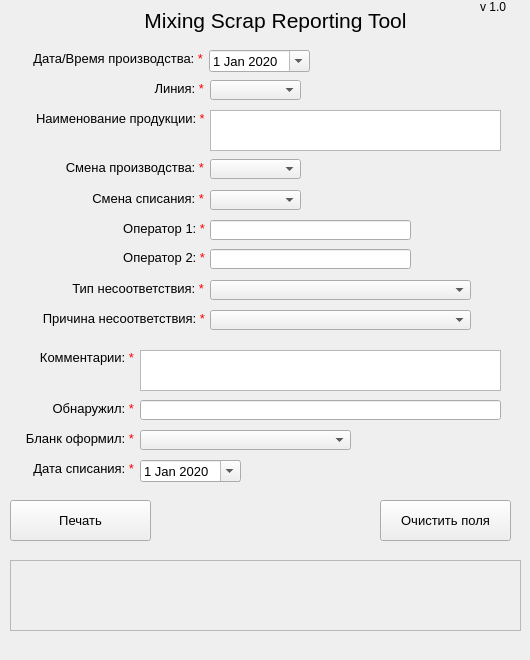
<?xml version="1.0" encoding="UTF-8"?>
<ui version="4.0">
 <class>MainWindow</class>
 <widget class="QMainWindow" name="MainWindow">
  <property name="geometry">
   <rect>
    <x>0</x>
    <y>0</y>
    <width>530</width>
    <height>660</height>
   </rect>
  </property>
  <property name="sizePolicy">
   <sizepolicy hsizetype="Fixed" vsizetype="Fixed">
    <horstretch>0</horstretch>
    <verstretch>0</verstretch>
   </sizepolicy>
  </property>
  <property name="windowTitle">
   <string>Mixing Scrap Report Tool</string>
  </property>
  <widget class="QWidget" name="centralwidget">
   <widget class="QLabel" name="label">
    <property name="geometry">
     <rect>
      <x>140</x>
      <y>0</y>
      <width>271</width>
      <height>41</height>
     </rect>
    </property>
    <property name="font">
     <font>
      <pointsize>16</pointsize>
      <weight>50</weight>
      <bold>false</bold>
     </font>
    </property>
    <property name="layoutDirection">
     <enum>Qt::LeftToRight</enum>
    </property>
    <property name="text">
     <string>Mixing Scrap Reporting Tool</string>
    </property>
    <property name="alignment">
     <set>Qt::AlignCenter</set>
    </property>
   </widget>
   <widget class="QPlainTextEdit" name="plainTextEdit_product_name">
    <property name="geometry">
     <rect>
      <x>210</x>
      <y>110</y>
      <width>291</width>
      <height>41</height>
     </rect>
    </property>
   </widget>
   <widget class="QLabel" name="label_2">
    <property name="geometry">
     <rect>
      <x>480</x>
      <y>0</y>
      <width>47</width>
      <height>13</height>
     </rect>
    </property>
    <property name="text">
     <string>v 1.0</string>
    </property>
   </widget>
   <widget class="QPlainTextEdit" name="plainTextEdit_StatusField">
    <property name="enabled">
     <bool>false</bool>
    </property>
    <property name="geometry">
     <rect>
      <x>10</x>
      <y>560</y>
      <width>511</width>
      <height>71</height>
     </rect>
    </property>
   </widget>
   <widget class="QPushButton" name="pushButton_Print">
    <property name="geometry">
     <rect>
      <x>10</x>
      <y>500</y>
      <width>141</width>
      <height>41</height>
     </rect>
    </property>
    <property name="font">
     <font>
      <pointsize>10</pointsize>
     </font>
    </property>
    <property name="text">
     <string>Печать</string>
    </property>
   </widget>
   <widget class="QPushButton" name="pushButton_ClearFields">
    <property name="geometry">
     <rect>
      <x>380</x>
      <y>500</y>
      <width>131</width>
      <height>41</height>
     </rect>
    </property>
    <property name="font">
     <font>
      <pointsize>10</pointsize>
     </font>
    </property>
    <property name="text">
     <string>Очистить поля</string>
    </property>
   </widget>
   <widget class="QLineEdit" name="lineEdit_operator1">
    <property name="geometry">
     <rect>
      <x>210</x>
      <y>220</y>
      <width>201</width>
      <height>20</height>
     </rect>
    </property>
   </widget>
   <widget class="QLabel" name="label_8">
    <property name="geometry">
     <rect>
      <x>120</x>
      <y>221</y>
      <width>85</width>
      <height>16</height>
     </rect>
    </property>
    <property name="font">
     <font>
      <pointsize>10</pointsize>
     </font>
    </property>
    <property name="text">
     <string>&lt;html&gt;&lt;head/&gt;&lt;body&gt;&lt;p&gt;Оператор 1: &lt;span style=&quot; color:#ff0000;&quot;&gt;*&lt;/span&gt;&lt;/p&gt;&lt;/body&gt;&lt;/html&gt;</string>
    </property>
    <property name="alignment">
     <set>Qt::AlignRight|Qt::AlignTrailing|Qt::AlignVCenter</set>
    </property>
   </widget>
   <widget class="QLabel" name="label_12">
    <property name="geometry">
     <rect>
      <x>39</x>
      <y>350</y>
      <width>95</width>
      <height>16</height>
     </rect>
    </property>
    <property name="font">
     <font>
      <pointsize>10</pointsize>
     </font>
    </property>
    <property name="text">
     <string>&lt;html&gt;&lt;head/&gt;&lt;body&gt;&lt;p&gt;Комментарии: &lt;span style=&quot; color:#ff0000;&quot;&gt;*&lt;/span&gt;&lt;/p&gt;&lt;/body&gt;&lt;/html&gt;</string>
    </property>
    <property name="alignment">
     <set>Qt::AlignRight|Qt::AlignTrailing|Qt::AlignVCenter</set>
    </property>
   </widget>
   <widget class="QPlainTextEdit" name="plainTextEdit_comments">
    <property name="geometry">
     <rect>
      <x>140</x>
      <y>350</y>
      <width>361</width>
      <height>41</height>
     </rect>
    </property>
   </widget>
   <widget class="QLabel" name="label_15">
    <property name="geometry">
     <rect>
      <x>30</x>
      <y>461</y>
      <width>104</width>
      <height>16</height>
     </rect>
    </property>
    <property name="font">
     <font>
      <pointsize>10</pointsize>
     </font>
    </property>
    <property name="text">
     <string>&lt;html&gt;&lt;head/&gt;&lt;body&gt;&lt;p&gt;Дата списания: &lt;span style=&quot; color:#ff0000;&quot;&gt;*&lt;/span&gt;&lt;/p&gt;&lt;/body&gt;&lt;/html&gt;</string>
    </property>
    <property name="alignment">
     <set>Qt::AlignRight|Qt::AlignTrailing|Qt::AlignVCenter</set>
    </property>
   </widget>
   <widget class="QDateEdit" name="dateEdit_writeoff_date">
    <property name="geometry">
     <rect>
      <x>140</x>
      <y>460</y>
      <width>101</width>
      <height>22</height>
     </rect>
    </property>
    <property name="font">
     <font>
      <pointsize>10</pointsize>
     </font>
    </property>
    <property name="dateTime">
     <datetime>
      <hour>0</hour>
      <minute>0</minute>
      <second>0</second>
      <year>2020</year>
      <month>1</month>
      <day>1</day>
     </datetime>
    </property>
    <property name="currentSection">
     <enum>QDateTimeEdit::DaySection</enum>
    </property>
    <property name="calendarPopup">
     <bool>true</bool>
    </property>
   </widget>
   <widget class="QLabel" name="label_10">
    <property name="geometry">
     <rect>
      <x>68</x>
      <y>281</y>
      <width>136</width>
      <height>16</height>
     </rect>
    </property>
    <property name="font">
     <font>
      <pointsize>10</pointsize>
     </font>
    </property>
    <property name="text">
     <string>&lt;html&gt;&lt;head/&gt;&lt;body&gt;&lt;p&gt;Тип несоответствия: &lt;span style=&quot; color:#ff0000;&quot;&gt;*&lt;/span&gt;&lt;/p&gt;&lt;/body&gt;&lt;/html&gt;</string>
    </property>
    <property name="alignment">
     <set>Qt::AlignRight|Qt::AlignTrailing|Qt::AlignVCenter</set>
    </property>
   </widget>
   <widget class="QComboBox" name="comboBox_inconsistency_type">
    <property name="geometry">
     <rect>
      <x>210</x>
      <y>280</y>
      <width>261</width>
      <height>20</height>
     </rect>
    </property>
   </widget>
   <widget class="QLabel" name="label_14">
    <property name="geometry">
     <rect>
      <x>25</x>
      <y>431</y>
      <width>109</width>
      <height>16</height>
     </rect>
    </property>
    <property name="font">
     <font>
      <pointsize>10</pointsize>
     </font>
    </property>
    <property name="text">
     <string>&lt;html&gt;&lt;head/&gt;&lt;body&gt;&lt;p&gt;Бланк оформил: &lt;span style=&quot; color:#ff0000;&quot;&gt;*&lt;/span&gt;&lt;/p&gt;&lt;/body&gt;&lt;/html&gt;</string>
    </property>
    <property name="alignment">
     <set>Qt::AlignRight|Qt::AlignTrailing|Qt::AlignVCenter</set>
    </property>
   </widget>
   <widget class="QComboBox" name="comboBox_blank_author">
    <property name="geometry">
     <rect>
      <x>140</x>
      <y>430</y>
      <width>211</width>
      <height>20</height>
     </rect>
    </property>
   </widget>
   <widget class="QLabel" name="label_13">
    <property name="geometry">
     <rect>
      <x>50</x>
      <y>401</y>
      <width>84</width>
      <height>16</height>
     </rect>
    </property>
    <property name="font">
     <font>
      <pointsize>10</pointsize>
     </font>
    </property>
    <property name="text">
     <string>&lt;html&gt;&lt;head/&gt;&lt;body&gt;&lt;p&gt;Обнаружил: &lt;span style=&quot; color:#ff0000;&quot;&gt;*&lt;/span&gt;&lt;/p&gt;&lt;/body&gt;&lt;/html&gt;</string>
    </property>
    <property name="alignment">
     <set>Qt::AlignRight|Qt::AlignTrailing|Qt::AlignVCenter</set>
    </property>
   </widget>
   <widget class="QLineEdit" name="lineEdit_explorer">
    <property name="geometry">
     <rect>
      <x>140</x>
      <y>400</y>
      <width>361</width>
      <height>20</height>
     </rect>
    </property>
   </widget>
   <widget class="QLabel" name="label_7">
    <property name="geometry">
     <rect>
      <x>92</x>
      <y>191</y>
      <width>112</width>
      <height>16</height>
     </rect>
    </property>
    <property name="font">
     <font>
      <pointsize>10</pointsize>
     </font>
    </property>
    <property name="text">
     <string>&lt;html&gt;&lt;head/&gt;&lt;body&gt;&lt;p&gt;Смена списания: &lt;span style=&quot; color:#ff0000;&quot;&gt;*&lt;/span&gt;&lt;/p&gt;&lt;/body&gt;&lt;/html&gt;</string>
    </property>
    <property name="alignment">
     <set>Qt::AlignRight|Qt::AlignTrailing|Qt::AlignVCenter</set>
    </property>
   </widget>
   <widget class="QComboBox" name="comboBox_writeoff_shift_number">
    <property name="geometry">
     <rect>
      <x>210</x>
      <y>190</y>
      <width>91</width>
      <height>20</height>
     </rect>
    </property>
   </widget>
   <widget class="QLineEdit" name="lineEdit_operator2">
    <property name="geometry">
     <rect>
      <x>210</x>
      <y>249</y>
      <width>201</width>
      <height>20</height>
     </rect>
    </property>
   </widget>
   <widget class="QLabel" name="label_9">
    <property name="geometry">
     <rect>
      <x>120</x>
      <y>250</y>
      <width>85</width>
      <height>16</height>
     </rect>
    </property>
    <property name="font">
     <font>
      <pointsize>10</pointsize>
     </font>
    </property>
    <property name="text">
     <string>&lt;html&gt;&lt;head/&gt;&lt;body&gt;&lt;p&gt;Оператор 2: &lt;span style=&quot; color:#ff0000;&quot;&gt;*&lt;/span&gt;&lt;/p&gt;&lt;/body&gt;&lt;/html&gt;</string>
    </property>
    <property name="alignment">
     <set>Qt::AlignRight|Qt::AlignTrailing|Qt::AlignVCenter</set>
    </property>
   </widget>
   <widget class="QLabel" name="label_4">
    <property name="geometry">
     <rect>
      <x>150</x>
      <y>81</y>
      <width>54</width>
      <height>16</height>
     </rect>
    </property>
    <property name="font">
     <font>
      <pointsize>10</pointsize>
     </font>
    </property>
    <property name="text">
     <string>&lt;html&gt;&lt;head/&gt;&lt;body&gt;&lt;p&gt;Линия: &lt;span style=&quot; color:#ff0000;&quot;&gt;*&lt;/span&gt;&lt;/p&gt;&lt;/body&gt;&lt;/html&gt;</string>
    </property>
    <property name="alignment">
     <set>Qt::AlignRight|Qt::AlignTrailing|Qt::AlignVCenter</set>
    </property>
   </widget>
   <widget class="QComboBox" name="comboBox_line_number">
    <property name="geometry">
     <rect>
      <x>210</x>
      <y>80</y>
      <width>91</width>
      <height>20</height>
     </rect>
    </property>
   </widget>
   <widget class="QLabel" name="label_11">
    <property name="geometry">
     <rect>
      <x>41</x>
      <y>311</y>
      <width>164</width>
      <height>16</height>
     </rect>
    </property>
    <property name="font">
     <font>
      <pointsize>10</pointsize>
     </font>
    </property>
    <property name="text">
     <string>&lt;html&gt;&lt;head/&gt;&lt;body&gt;&lt;p&gt;Причина несоответствия: &lt;span style=&quot; color:#ff0000;&quot;&gt;*&lt;/span&gt;&lt;/p&gt;&lt;/body&gt;&lt;/html&gt;</string>
    </property>
    <property name="alignment">
     <set>Qt::AlignRight|Qt::AlignTrailing|Qt::AlignVCenter</set>
    </property>
   </widget>
   <widget class="QComboBox" name="comboBox_inconsistency_reason">
    <property name="geometry">
     <rect>
      <x>210</x>
      <y>310</y>
      <width>261</width>
      <height>20</height>
     </rect>
    </property>
   </widget>
   <widget class="QLabel" name="label_5">
    <property name="geometry">
     <rect>
      <x>36</x>
      <y>111</y>
      <width>168</width>
      <height>16</height>
     </rect>
    </property>
    <property name="font">
     <font>
      <pointsize>10</pointsize>
     </font>
    </property>
    <property name="text">
     <string>&lt;html&gt;&lt;head/&gt;&lt;body&gt;&lt;p&gt;Наименование продукции: &lt;span style=&quot; color:#ff0000;&quot;&gt;*&lt;/span&gt;&lt;/p&gt;&lt;/body&gt;&lt;/html&gt;</string>
    </property>
    <property name="alignment">
     <set>Qt::AlignRight|Qt::AlignTrailing|Qt::AlignVCenter</set>
    </property>
   </widget>
   <widget class="QComboBox" name="comboBox_shift_number">
    <property name="geometry">
     <rect>
      <x>210</x>
      <y>159</y>
      <width>91</width>
      <height>20</height>
     </rect>
    </property>
   </widget>
   <widget class="QLabel" name="label_6">
    <property name="geometry">
     <rect>
      <x>65</x>
      <y>160</y>
      <width>139</width>
      <height>16</height>
     </rect>
    </property>
    <property name="font">
     <font>
      <pointsize>10</pointsize>
     </font>
    </property>
    <property name="text">
     <string>&lt;html&gt;&lt;head/&gt;&lt;body&gt;&lt;p&gt;Смена производства: &lt;span style=&quot; color:#ff0000;&quot;&gt;*&lt;/span&gt;&lt;/p&gt;&lt;/body&gt;&lt;/html&gt;</string>
    </property>
    <property name="alignment">
     <set>Qt::AlignRight|Qt::AlignTrailing|Qt::AlignVCenter</set>
    </property>
   </widget>
   <widget class="QDateEdit" name="dateEdit_producing_date">
    <property name="geometry">
     <rect>
      <x>209</x>
      <y>50</y>
      <width>101</width>
      <height>22</height>
     </rect>
    </property>
    <property name="font">
     <font>
      <pointsize>10</pointsize>
     </font>
    </property>
    <property name="dateTime">
     <datetime>
      <hour>0</hour>
      <minute>0</minute>
      <second>0</second>
      <year>2020</year>
      <month>1</month>
      <day>1</day>
     </datetime>
    </property>
    <property name="currentSection">
     <enum>QDateTimeEdit::DaySection</enum>
    </property>
    <property name="calendarPopup">
     <bool>true</bool>
    </property>
   </widget>
   <widget class="QLabel" name="label_3">
    <property name="geometry">
     <rect>
      <x>31</x>
      <y>51</y>
      <width>172</width>
      <height>16</height>
     </rect>
    </property>
    <property name="font">
     <font>
      <pointsize>10</pointsize>
     </font>
    </property>
    <property name="text">
     <string>&lt;html&gt;&lt;head/&gt;&lt;body&gt;&lt;p&gt;Дата/Время производства: &lt;span style=&quot; color:#ff0000;&quot;&gt;*&lt;/span&gt;&lt;/p&gt;&lt;/body&gt;&lt;/html&gt;</string>
    </property>
    <property name="alignment">
     <set>Qt::AlignRight|Qt::AlignTrailing|Qt::AlignVCenter</set>
    </property>
   </widget>
  </widget>
  <widget class="QMenuBar" name="menubar">
   <property name="geometry">
    <rect>
     <x>0</x>
     <y>0</y>
     <width>530</width>
     <height>21</height>
    </rect>
   </property>
  </widget>
 </widget>
 <resources/>
 <connections/>
</ui>
